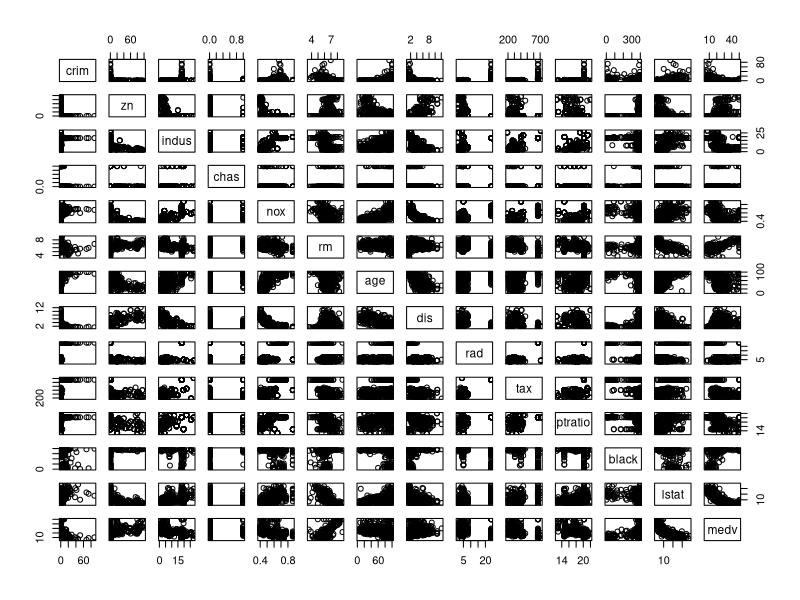
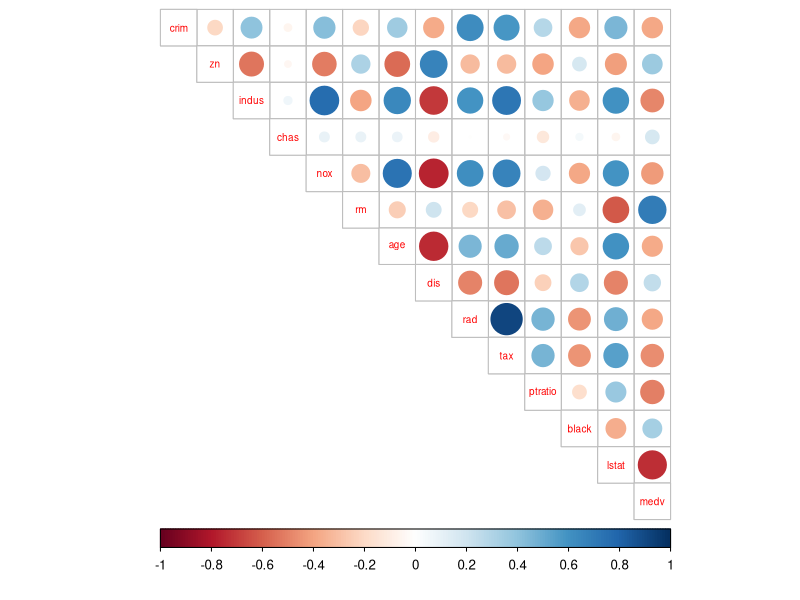
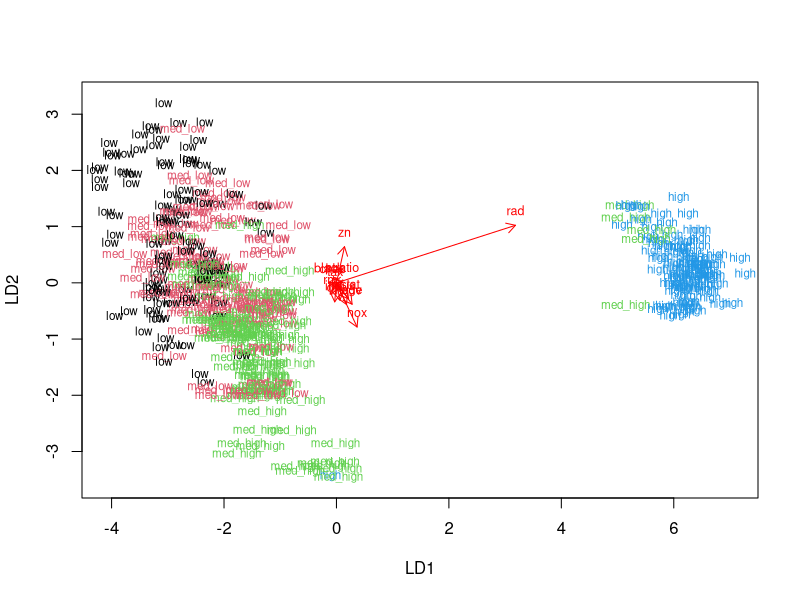
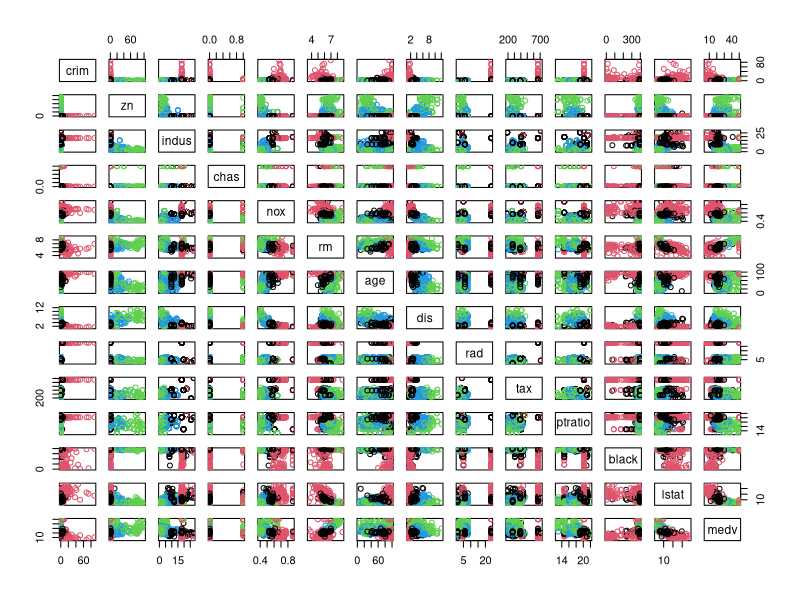
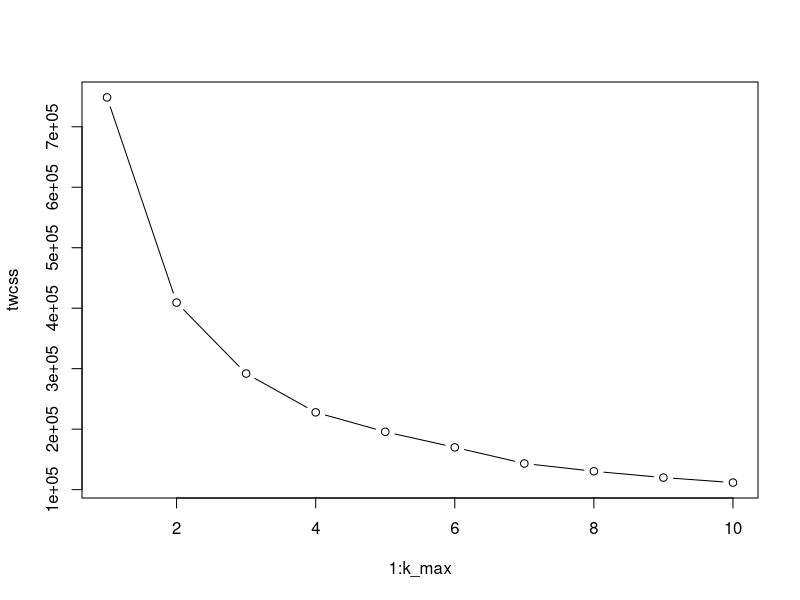
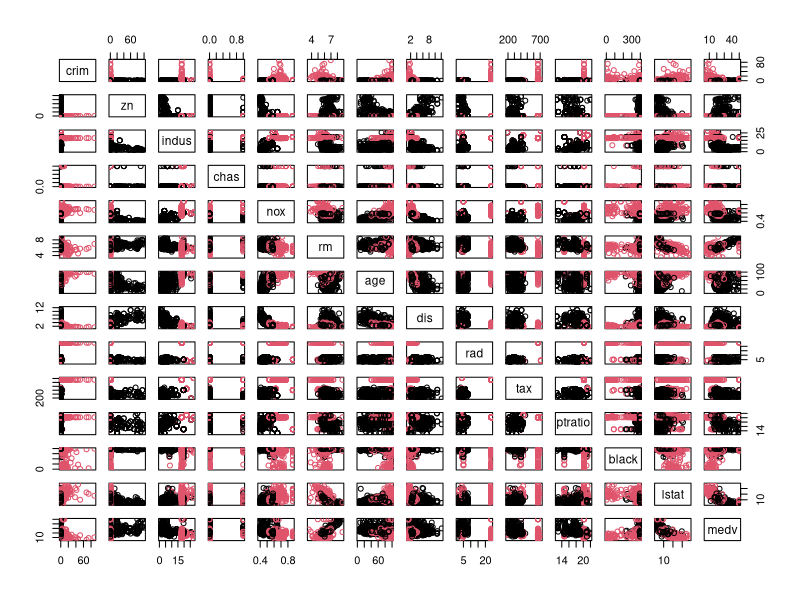

Generate these figures, in order, with R:
## ---- chunk 1
library(MASS)
library(corrplot)
library(tidyverse)
library(ggplot2)
data("Boston")
## ---- chunk 2
str(Boston)
dim(Boston)
## ---- chunk 3
pairs(Boston)
## ---- chunk 4
summary(Boston)
## ---- chunk 5
cor_matrix <- cor(Boston)
corrplot(cor_matrix, method = "circle", type = "upper", cl.pos = "b", tl.pos = "d", tl.cex = 0.6 )
## ---- chunk 6
boston_scaled <- scale(Boston)
summary(boston_scaled)
boston_scaled <- as.data.frame(boston_scaled)
## ---- chunk 7
scaled_crim <- boston_scaled$crim
bins <- quantile(scaled_crim)
crime <- cut(scaled_crim, breaks = bins, include.lowest = TRUE, label = c("low", "med_low", "med_high", "high"))
boston_scaled <- dplyr::select(boston_scaled, -crim)
boston_scaled <- data.frame(boston_scaled, crime)
table(crime)
## ---- chunk 8
n <- nrow(boston_scaled)
ind <- sample(n, size = n * 0.8)
train <- boston_scaled[ind,]
test <- boston_scaled[-ind,]
correct_classes <- test$crime
test <- dplyr::select(test, -crime)
## ---- chunk 9
lda.fit <- lda(crime ~ ., data = train)
lda.fit
lda.arrows <- function(x, myscale = 1, arrow_heads = 0.1, color = "red", tex = 0.75, choises = c(1,2)){
    heads <- coef(x)
    arrows(x0 = 0, y0 = 0,
           x1 = myscale * heads[,choises[1]],
           y1 = myscale * heads[,choises[2]], col = color, length = arrow_heads)
    text(myscale * heads[,choises], labels = row.names(heads),
         cex = tex, col = color, pos = 3)
}

lda.arrows

classes <- as.numeric(train$crime)

plot(lda.fit, dimen = 2, col = classes, pch = classes)

lda.arrows(lda.fit, myscale = 1)
## ---- chunk 10
lda.pred <- predict(lda.fit, newdata = test)
table(correct = correct_classes, predicted = lda.pred$class)
## ---- chunk 11
data(Boston)
stand_boston <- scale(Boston)
dist_eu <- dist(stand_boston)
summary(dist_eu)
## ---- chunk 12
km <- kmeans(dist_eu, centers = 4)
pairs(Boston, col = km$cluster)
set.seed(123)
k_max <- 10
twcss <- sapply(1:k_max, function(k){kmeans(dist_eu, k)$tot.withinss})
plot(1:k_max, twcss, type = "b")
km <- kmeans(dist_eu, centers = 2)
pairs(Boston, col = km$cluster)
